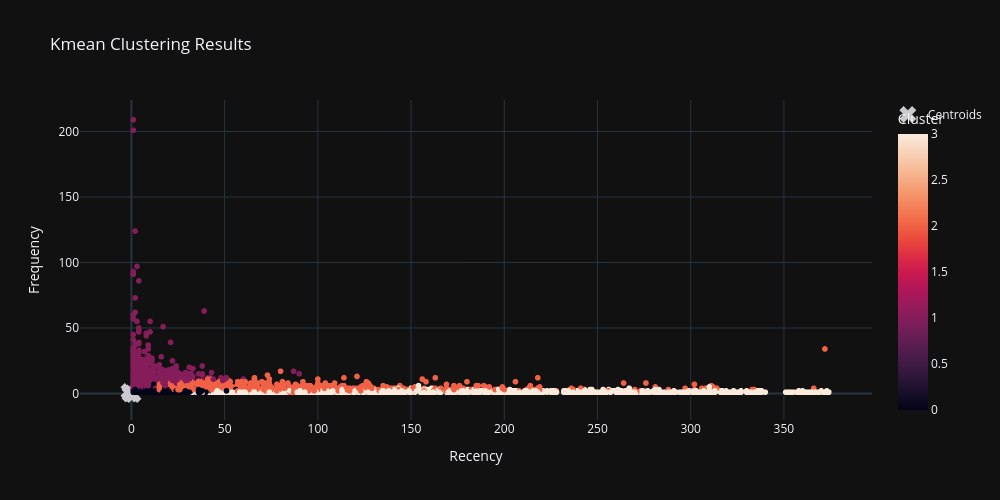

The notebook cell this image was saved under:
### Code cell
# Lấy tọa độ tâm cụm
centroids = km.cluster_centers_

# 1. Vẽ các điểm dữ liệu (Tô màu theo Cluster thay vì Sex)
fig = px.scatter(
    data_frame=rfm, 
    x='Recency', # Đảm bảo tên cột đúng
    y='Frequency',  # Đảm bảo tên cột đúng
    color='Cluster',      # <--- SỬA LẠI CHỖ NÀY (Quan trọng nhất)
    template='seaborn',
    title='K-means Clustering Results (Phân theo Cụm)'
)

# 2. Vẽ thêm các dấu X tâm cụm
fig.add_trace(
    go.Scatter(
        x=centroids[:, 0], # Cột 0 tương ứng với x='culmen_length_mm'
        y=centroids[:, 1], # Cột 1 tương ứng với y='culmen_depth_mm'
        mode='markers',
        marker=dict(color='#CAC9CD', size=15, symbol='x'),
        name='Centroids'
    )
)

fig.update_layout(template='plotly_dark',width=1000, 
height=500,title='Kmean Clustering Results') 

fig.show()

### Figure 1 — Plotly figure (JSON) as saved in the notebook; plotly's stock layout.template omitted (floating-point values rounded to 4 significant figures; data arrays with more than 128 entries replaced by an {"elided": "..."} marker saying what was removed)
{"data": [{"hovertemplate": "Recency=%{x}<br>Frequency=%{y}<br>Cluster=%{marker.color}<extra></extra>", "legendgroup": "", "marker": {"color": {"elided": "4338 int values"}, "coloraxis": "coloraxis", "symbol": "circle"}, "mode": "markers", "name": "", "showlegend": false, "type": "scattergl", "x": {"elided": "4338 int values"}, "xaxis": "x", "y": {"elided": "4338 int values"}, "yaxis": "y"}, {"marker": {"color": "#CAC9CD", "size": 15, "symbol": "x"}, "mode": "markers", "name": "Centroids", "type": "scatter", "x": [-0.7859, -1.308, 0.1692, 0.872], "y": [-0.4027, 1.519, 0.4059, -0.8574]}], "layout": {"coloraxis": {"colorbar": {"title": {"text": "Cluster"}}, "colorscale": [[0, "rgb(2,4,25)"], [0.0625, "rgb(24,15,41)"], [0.125, "rgb(47,23,57)"], [0.1875, "rgb(71,28,72)"], [0.25, "rgb(97,30,82)"], [0.3125, "rgb(123,30,89)"], [0.375, "rgb(150,27,91)"], [0.4375, "rgb(177,22,88)"], [0.5, "rgb(203,26,79)"], [0.5625, "rgb(223,47,67)"], [0.625, "rgb(236,76,61)"], [0.6875, "rgb(242,107,73)"], [0.75, "rgb(244,135,95)"], [0.8125, "rgb(245,162,122)"], [0.875, "rgb(246,188,153)"], [0.9375, "rgb(247,212,187)"], [1, "rgb(250,234,220)"]]}, "height": 500, "legend": {"tracegroupgap": 0}, "title": {"text": "Kmean Clustering Results"}, "width": 1000, "xaxis": {"anchor": "y", "domain": [0, 1], "title": {"text": "Recency"}}, "yaxis": {"anchor": "x", "domain": [0, 1], "title": {"text": "Frequency"}}}}
